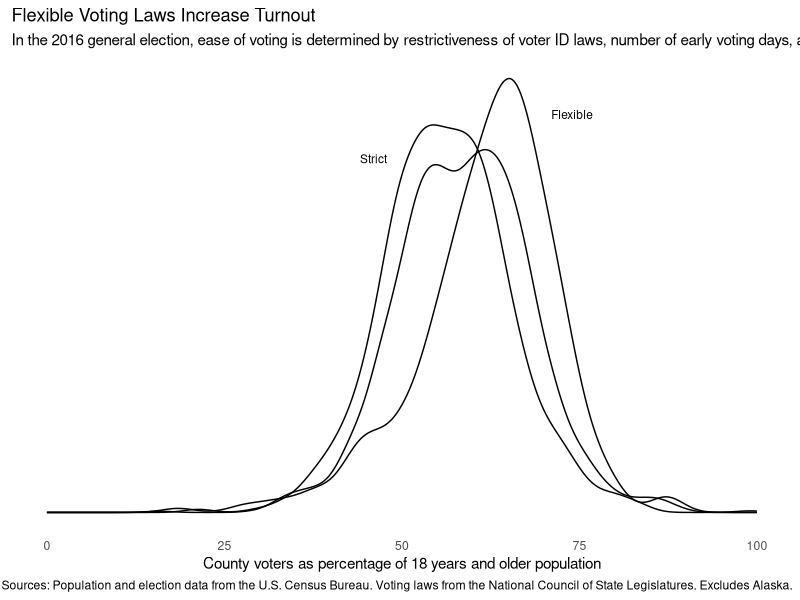
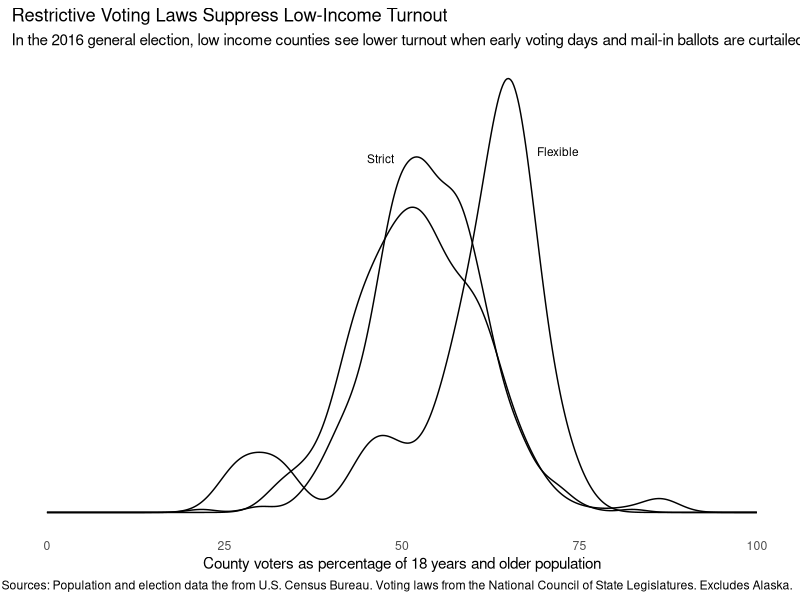
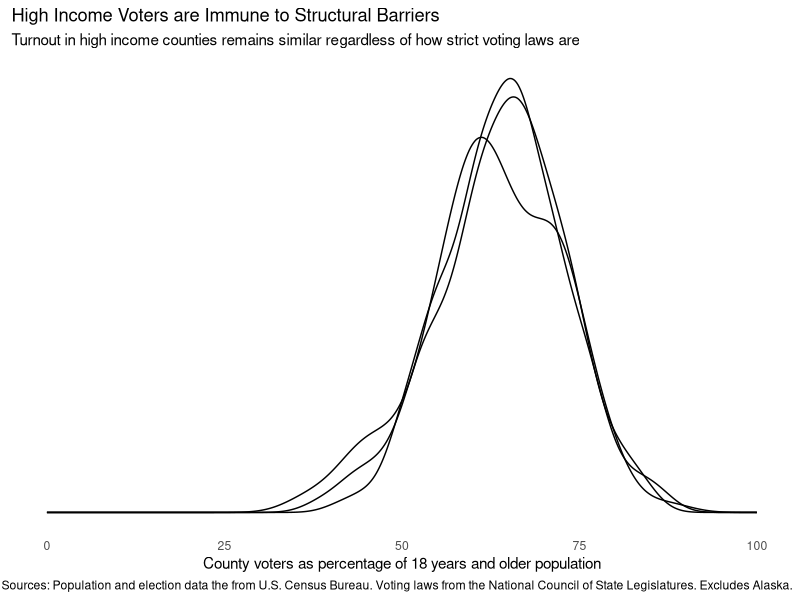
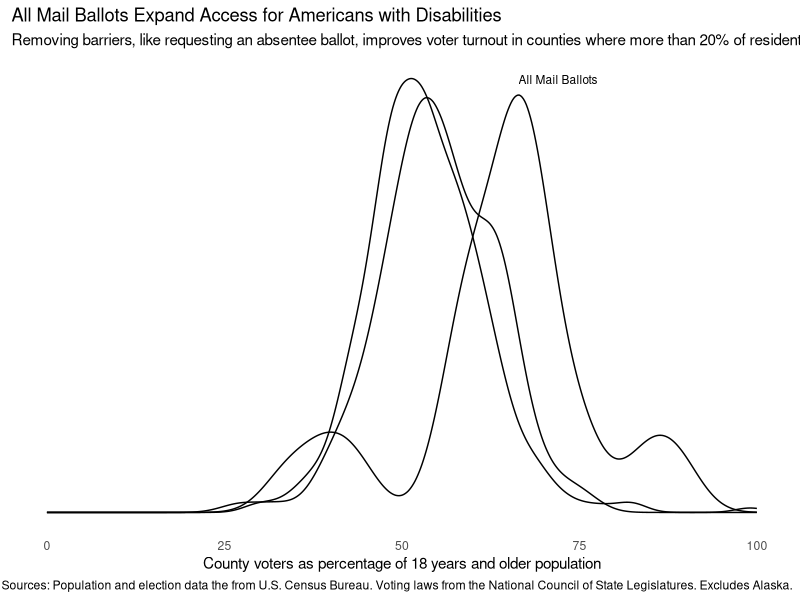

Recreate these plots in R, in order.
## ---- chunk 1

library(tidyverse)

census <- read.csv("Data/census_with_election_data.csv") %>% 
    mutate(turnout = (total_votes/X18.and.over.population)*100)

laws <- read.csv("Data/Voting Laws by State Revised.csv")

df <- left_join(census, laws, by=c('state.name'='State'))

df <- df[complete.cases(df),]

## ---- chunk 2

df$EarlyVoting = case_when(df$EarlyVotingDays == 0 ~ "None",
                            df$EarlyVotingDays >= 18 ~ "18 to 45",
                            TRUE ~ "3 to 15")

df$bcollar <- df$Service + df$Natural.resources..construction..and.maintenance.occupations + df$Production..transportation..and.material.moving.occupations

df$wcollar <- df$Management..business..science..and.arts.occupations+ df$Sales.and.office.occupations

df$AwD <- if_else(df$Percent.With.a.disability >= 20, "High", "Low")

df$MailScore <- case_when(df$VoteByMail == "All Mail" ~ 1,
                         df$VoteByMail == "Any Absentee" ~ 2,
                         df$VoteByMail == "Excuse Only" ~ 3)

df$EarlyScore <- case_when(df$EarlyVoting == "None" ~ 3,
                          df$EarlyVoting == "3 to 15" ~ 2,
                          df$EarlyVoting == "18 to 45" ~ 1)

df$IDScore <- case_when(df$VoterID == "No ID" ~ 1,
                       df$VoterID == "Non Photo ID" ~ 2,
                       df$VoterID == "Strict Non-Photo" ~ 2,
                       df$VoterID == "Photo ID" ~ 3,
                       df$VoterID == "Strict Photo ID" ~ 3)

df$VoterScore <- df$MailScore + df$EarlyScore + df$IDScore

df$VoteCate <- case_when(df$VoterScore <= 4 ~ "Easy",
                         df$VoterScore >= 8 ~ "Hard",
                         TRUE ~ "Neutral")

df$DiverseCounty <- case_when(df$White <= .65 ~ "Yes",
                              TRUE ~ "No")

df$IncomeLevels <- case_when(df$Median.household.income < 40000 ~ "Low",
                             df$Median.household.income >= 55000 ~ "High",
                             TRUE ~ "Mid")

## ---- chunk 3

ggplot(df, aes(x=turnout, group=VoteCate)) + 
    geom_density() +
    xlim(0,100) +
    labs(x="County voters as percentage of 18 years and older population",
         title="Flexible Voting Laws Increase Turnout",
         subtitle="In the 2016 general election, ease of voting is determined by restrictiveness of voter ID laws, number of early voting days, and vote by mail provisions.",
         caption="Sources: Population and election data from the U.S. Census Bureau. Voting laws from the National Council of State Legislatures. Excludes Alaska.") +
    annotate(geom = "text", x = c(46,74), y = c(.04,.045), label = c("Strict", "Flexible") , color="black", size=3) +
    theme_minimal() +
    theme(axis.title.y=element_blank(),
          axis.text.y=element_blank(),
          axis.ticks.y=element_blank(),
          legend.position="none",
          panel.grid.minor=element_blank(),
          panel.grid.major=element_blank())
          
## ---- chunk 4

df %>% filter(IncomeLevels == "Low") %>% ggplot() + 
    geom_density(aes(x=turnout, group=VoteCate)) + 
    xlim(0,100) +
    labs(x="County voters as percentage of 18 years and older population",
         title="Restrictive Voting Laws Suppress Low-Income Turnout",
         subtitle="In the 2016 general election, low income counties see lower turnout when early voting days and mail-in ballots are curtailed and photo IDs are required.",
         caption="Sources: Population and election data the from U.S. Census Bureau. Voting laws from the National Council of State Legislatures. Excludes Alaska.") +
    annotate(geom = "text", x = c(47,72), y = c(.051,.052), label = c("Strict", "Flexible") , color="black", size=3) +    theme_minimal() +
    theme(axis.title.y=element_blank(),
          axis.text.y=element_blank(),
          axis.ticks.y=element_blank(),
          legend.position="none",
          panel.grid.minor=element_blank(),
          panel.grid.major=element_blank())

## ---- chunk 5

df %>% filter(IncomeLevels == "High") %>% ggplot() + 
    geom_density(aes(x=turnout, group=VoteCate)) + 
    xlim(0,100) +
    labs(x="County voters as percentage of 18 years and older population",
         title="High Income Voters are Immune to Structural Barriers",
         subtitle="Turnout in high income counties remains similar regardless of how strict voting laws are",
         caption="Sources: Population and election data the from U.S. Census Bureau. Voting laws from the National Council of State Legislatures. Excludes Alaska.") +
    theme_minimal() +
    theme(axis.title.y=element_blank(),
          axis.text.y=element_blank(),
          axis.ticks.y=element_blank(),
          legend.position="none",
          panel.grid.minor=element_blank(),
          panel.grid.major=element_blank())


## ---- chunk 6

df %>% filter(AwD == "High") %>% ggplot() + 
    geom_density(aes(x=turnout, group=VoteByMail)) + 
    xlim(0,100) +
    labs(x="County voters as percentage of 18 years and older population",
         title="All Mail Ballots Expand Access for Americans with Disabilities",
         subtitle="Removing barriers, like requesting an absentee ballot, improves voter turnout in counties where more than 20% of residents have a disability.",
         caption="Sources: Population and election data the from U.S. Census Bureau. Voting laws from the National Council of State Legislatures. Excludes Alaska.") +
    annotate(geom = "text", x = 72, y = .052, label = "All Mail Ballots", color="black", size=3) +
    theme_minimal() +
    theme(axis.title.y=element_blank(),
          axis.text.y=element_blank(),
          axis.ticks.y=element_blank(),
          legend.position="none",
          panel.grid.minor=element_blank(),
          panel.grid.major=element_blank())

